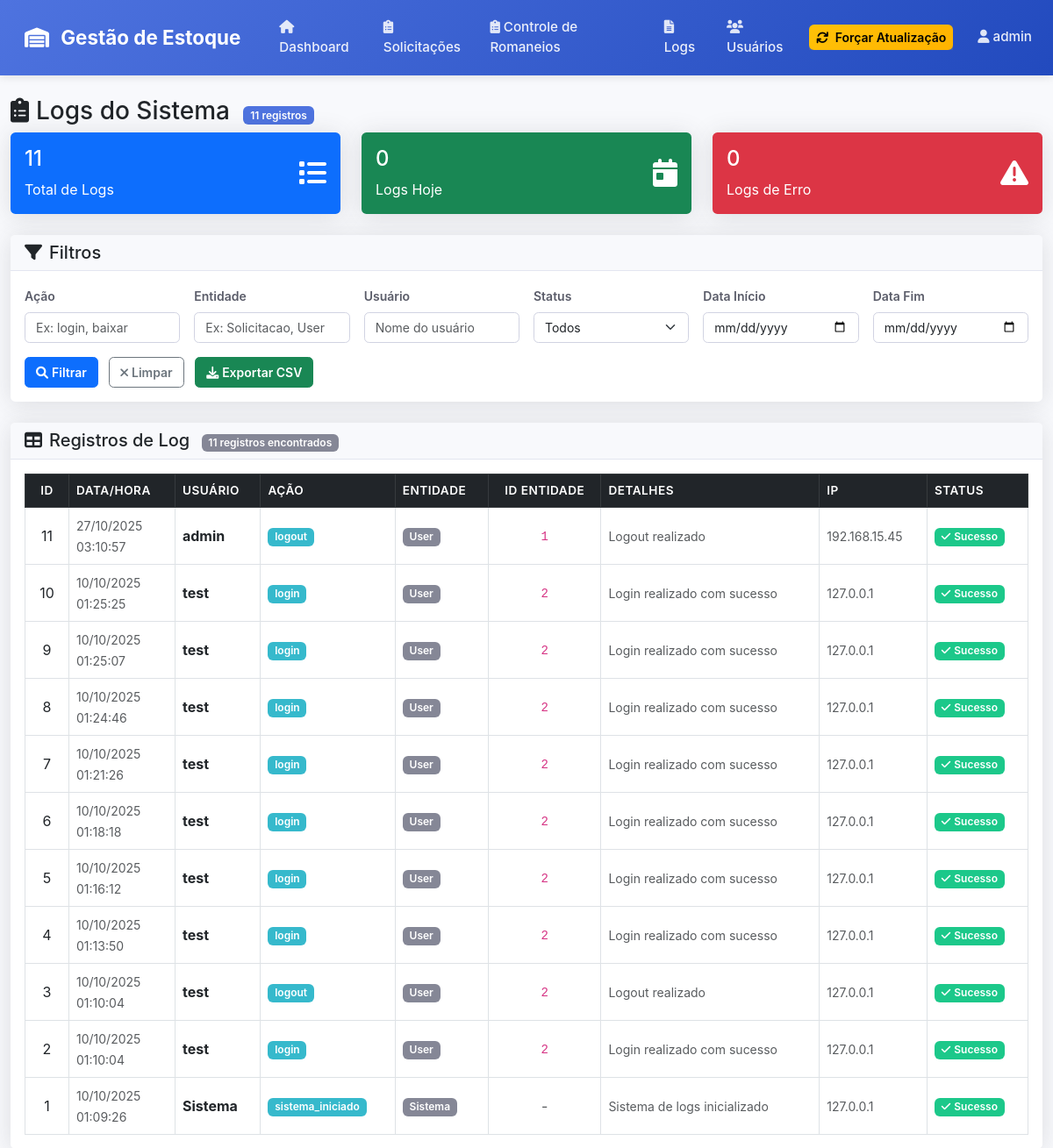
The app's page /logs (signed in) with its own data.
### app.py (models this page shows, shortened)
class User(UserMixin, db.Model):
    id = db.Column(db.Integer, primary_key=True)
    username = db.Column(db.String(80), unique=True, nullable=False)
    email = db.Column(db.String(120), unique=True, nullable=False)
    password_hash = db.Column(db.String(120), nullable=False)
    is_admin = db.Column(db.Boolean, default=False)
    is_active = db.Column(db.Boolean, default=True)
    created_at = db.Column(db.DateTime, default=datetime.utcnow)

class Log(db.Model):
    id = db.Column(db.Integer, primary_key=True)
    timestamp = db.Column(db.DateTime, default=datetime.utcnow, nullable=False)
    usuario_id = db.Column(db.Integer, db.ForeignKey('user.id'), nullable=False)
    usuario_nome = db.Column(db.String(80), nullable=False)
    acao = db.Column(db.String(50), nullable=False)  # login, logout, criar, editar, deletar, aprovar, etc.
    entidade = db.Column(db.String(50), nullable=False)  # Solicitacao, Produto, User, etc.
    entidade_id = db.Column(db.Integer, nullable=True)  # ID da entidade afetada
    detalhes = db.Column(db.Text, nullable=True)  # JSON com detalhes da operação
    ip_address = db.Column(db.String(45), nullable=True)  # Suporta IPv6
    user_agent = db.Column(db.String(500), nullable=True)
    status = db.Column(db.String(20), default='sucesso')  # sucesso, erro, aviso
    usuario = db.relationship('User', backref=db.backref('logs', lazy=True))

### app.py (the view)
@app.route('/logs')
@login_required
def logs():
    if not current_user.is_admin:
        flash('Apenas administradores podem acessar os logs', 'error')
        return redirect(url_for('index'))
    page = request.args.get('page', 1, type=int)
    per_page = 50
    acao_filter = request.args.get('acao', '')
    entidade_filter = request.args.get('entidade', '')
    usuario_filter = request.args.get('usuario', '')
    status_filter = request.args.get('status', '')
    data_inicio = request.args.get('data_inicio', '')
    data_fim = request.args.get('data_fim', '')
    query = Log.query
    if acao_filter:
        query = query.filter(Log.acao.contains(acao_filter))
    if entidade_filter:
        query = query.filter(Log.entidade.contains(entidade_filter))
    if usuario_filter:
        query = query.filter(Log.usuario_nome.contains(usuario_filter))
    if status_filter:
        query = query.filter(Log.status == status_filter)
    if data_inicio:
        try:
            data_inicio_obj = datetime.strptime(data_inicio, '%Y-%m-%d')
            query = query.filter(Log.timestamp >= data_inicio_obj)
        except ValueError:
            pass
    if data_fim:
        try:
            data_fim_obj = datetime.strptime(data_fim, '%Y-%m-%d')
            query = query.filter(Log.timestamp <= data_fim_obj)
        except ValueError:
            pass
    logs = query.order_by(Log.timestamp.desc()).paginate(
        page=page, per_page=per_page, error_out=False
    )
    total_logs = Log.query.count()
    logs_hoje = Log.query.filter(Log.timestamp >= datetime.now().replace(hour=0, minute=0, second=0, microsecond=0)).count()
    logs_erro = Log.query.filter(Log.status == 'erro').count()
    stats = {
        'total': total_logs,
        'hoje': logs_hoje,
        'erros': logs_erro
    }
    return render_template('logs.html',
                         logs=logs,
                         stats=stats,
                         acao_filter=acao_filter,
                         entidade_filter=entidade_filter,
                         usuario_filter=usuario_filter,
                         status_filter=status_filter,
                         data_inicio=data_inicio,
                         data_fim=data_fim)

### templates/logs.html (shortened to what this page needs)
{% extends "base.html" %}
{% block content %}
<div class="row">
    <div class="col-12">
        <h1 class="h3">
            <i class="fas fa-clipboard-list me-2"></i>Logs do Sistema
            <span class="badge bg-primary ms-2">{{ stats.total }} registros</span>
        </h1>
    </div>
</div>
<div class="row mb-4">
    <div class="col-md-4">
        <div class="card bg-primary text-white">
            <div class="card-body">
                <div class="d-flex justify-content-between">
                    <div>
                        <h4 class="card-title">{{ stats.total }}</h4>
                        <p class="card-text">Total de Logs</p>
                    </div>
                    <div class="align-self-center">
                        <i class="fas fa-list fa-2x"></i>
                    </div>
                </div>
            </div>
        </div>
    </div>
    <div class="col-md-4">
        <div class="card bg-success text-white">
            <div class="card-body">
                <div class="d-flex justify-content-between">
                    <div>
                        <h4 class="card-title">{{ stats.hoje }}</h4>
                        <p class="card-text">Logs Hoje</p>
                    </div>
                    <div class="align-self-center">
                        <i class="fas fa-calendar-day fa-2x"></i>
                    </div>
                </div>
            </div>
        </div>
    </div>
    <div class="col-md-4">
        <div class="card bg-danger text-white">
            <div class="card-body">
                <div class="d-flex justify-content-between">
                    <div>
                        <h4 class="card-title">{{ stats.erros }}</h4>
                        <p class="card-text">Logs de Erro</p>
                    </div>
                    <div class="align-self-center">
                        <i class="fas fa-exclamation-triangle fa-2x"></i>
                    </div>
                </div>
            </div>
        </div>
    </div>
</div>
<div class="row mb-4">
    <div class="col-12">
        <div class="card shadow">
            <div class="card-header">
                <h5 class="mb-0">
                    <i class="fas fa-filter me-2"></i>Filtros
                </h5>
            </div>
            <div class="card-body">
                <form method="GET" class="row g-3">
                    <div class="col-md-2">
                        <label for="acao" class="form-label">Ação</label>
                        <input type="text" class="form-control" id="acao" name="acao"
                               value="{{ acao_filter }}" placeholder="Ex: login, baixar">
                    </div>
                    <div class="col-md-2">
                        <label for="entidade" class="form-label">Entidade</label>
                        <input type="text" class="form-control" id="entidade" name="entidade"
                               value="{{ entidade_filter }}" placeholder="Ex: Solicitacao, User">
                    </div>
                    <div class="col-md-2">
                        <label for="usuario" class="form-label">Usuário</label>
                        <input type="text" class="form-control" id="usuario" name="usuario"
                               value="{{ usuario_filter }}" placeholder="Nome do usuário">
                    </div>
                    <div class="col-md-2">
                        <label for="status" class="form-label">Status</label>
                        <select class="form-select" id="status" name="status">
                            <option value="">Todos</option>
                        </select>
                    </div>
                    <div class="col-md-2">
                        <label for="data_inicio" class="form-label">Data Início</label>
                        <input type="date" class="form-control" id="data_inicio" name="data_inicio"
                               value="{{ data_inicio }}">
                    </div>
                    <div class="col-md-2">
                        <label for="data_fim" class="form-label">Data Fim</label>
                        <input type="date" class="form-control" id="data_fim" name="data_fim"
                               value="{{ data_fim }}">
                    </div>
                    <div class="col-12">
                        <button type="submit" class="btn btn-primary me-2">
                            <i class="fas fa-search me-1"></i>Filtrar
                        </button>
                        <a href="{{ url_for('logs') }}" class="btn btn-outline-secondary me-2">
                            <i class="fas fa-times me-1"></i>Limpar
                        </a>
                        <a href="{{ url_for('export_logs', acao=acao_filter, entidade=entidade_filter, usuario=usuario_filter, status=status_filter, data_inicio=data_inicio, data_fim=data_fim) }}"
                           class="btn btn-success">
                            <i class="fas fa-download me-1"></i>Exportar CSV
                        </a>
                    </div>
                </form>
            </div>
        </div>
    </div>
</div>
<div class="card shadow">
    <div class="card-header">
        <h5 class="mb-0">
            <i class="fas fa-table me-2"></i>Registros de Log
            <span class="badge bg-secondary ms-2">{{ logs.total }} registros encontrados</span>
        </h5>
    </div>
    <div class="card-body">
        <div class="table-responsive">
            <table class="table table-bordered table-hover">
                <thead class="table-dark">
                    <tr>
                        <th>ID</th>
                        <th>Data/Hora</th>
                        <th>Usuário</th>
                        <th>Ação</th>
                        <th>Entidade</th>
                        <th>ID Entidade</th>
                        <th>Detalhes</th>
                        <th>IP</th>
                        <th>Status</th>
                    </tr>
                </thead>
                <tbody>
                    {% for log in logs.items %}
                    <tr>
                        <td>{{ log.id }}</td>
                        <td>
                            <small class="text-muted">
                                {{ log.timestamp.strftime('%d/%m/%Y') if log.timestamp else '-' }}<br>
                                {{ log.timestamp.strftime('%H:%M:%S') if log.timestamp else '-' }}
                            </small>
                        </td>
                        <td>
                            <strong>{{ log.usuario_nome }}</strong>
                        </td>
                        <td>
                            <span class="badge bg-info">{{ log.acao }}</span>
                        </td>
                        <td>
                            <span class="badge bg-secondary">{{ log.entidade }}</span>
                        </td>
                        <td>
                            {% if log.entidade_id %}
                                <code>{{ log.entidade_id }}</code>
                            {% else %}
                                <span class="text-muted">-</span>
                            {% endif %}
                        </td>
                        <td>
                            {% if log.detalhes %}
                                <small class="text-muted">{{ log.detalhes[:100] }}{% if log.detalhes|length > 100 %}...{% endif %}</small>
                            {% else %}
                                <span class="text-muted">-</span>
                            {% endif %}
                        </td>
                        <td>
                            <small class="text-muted">{{ log.ip_address or '-' }}</small>
                        </td>
                        <td>
                            {% if log.status == 'sucesso' %}
                                <span class="badge bg-success">
                                    <i class="fas fa-check me-1"></i>Sucesso
                                </span>
                            {% elif log.status == 'erro' %}
                                <span class="badge bg-danger">
                                    <i class="fas fa-times me-1"></i>Erro
                                </span>
                            {% elif log.status == 'aviso' %}
                                <span class="badge bg-warning text-dark">
                                    <i class="fas fa-exclamation-triangle me-1"></i>Aviso
                                </span>
                            {% else %}
                                <span class="badge bg-secondary">{{ log.status }}</span>
                            {% endif %}
                        </td>
                    </tr>
                    {% endfor %}
                </tbody>
            </table>
        </div>
    </div>
</div>
{% endblock %}

### templates/base.html (shortened to what this page needs)
<!DOCTYPE html>
<html lang="pt-BR">
<head>
    <link href="https://cdn.jsdelivr.net/npm/bootstrap@5.3.0/dist/css/bootstrap.min.css" rel="stylesheet">
    <link href="https://cdnjs.cloudflare.com/ajax/libs/font-awesome/6.0.0/css/all.min.css" rel="stylesheet">
    <link href="{{ url_for('static', filename='css/style.css') }}" rel="stylesheet">
</head>
<body>
    <nav class="navbar navbar-expand-lg navbar-dark bg-primary">
        <div class="container-fluid">
            <a class="navbar-brand" href="{{ url_for('index') }}">
                <i class="fas fa-warehouse me-2"></i>
                Gestão de Estoque
            </a>
            <div class="collapse navbar-collapse" id="navbarNav">
                <ul class="navbar-nav me-auto">
                    <li class="nav-item">
                        <a class="nav-link" href="{{ url_for('index') }}">
                            <i class="fas fa-home me-1"></i>Dashboard
                        </a>
                    </li>
                    <li class="nav-item">
                        <a class="nav-link" href="{{ url_for('solicitacoes') }}">
                            <i class="fas fa-clipboard-list me-1"></i>Solicitações
                        </a>
                    </li>
                    <li class="nav-item">
                        <a class="nav-link" href="{{ url_for('controle_impressoes') }}">
                            <i class="fas fa-clipboard-list me-1"></i>Controle de Romaneios
                        </a>
                    </li>
                    {% if current_user.is_admin %}
                    <li class="nav-item">
                        <a class="nav-link" href="{{ url_for('logs') }}">
                            <i class="fas fa-file-alt me-1"></i>Logs
                        </a>
                    </li>
                    {% endif %}
                    {% if current_user.is_admin %}
                    <li class="nav-item">
                        <a class="nav-link" href="{{ url_for('listar_usuarios') }}">
                            <i class="fas fa-users me-1"></i>Usuários
                        </a>
                    </li>
                    {% endif %}
                </ul>
                <div class="navbar-nav me-3">
                    <button type="button" class="btn btn-sm btn-warning"
                            id="btnInvalidarCacheGlobal"
                            data-bs-toggle="tooltip" data-bs-placement="bottom"
                            title="Forçar atualização dos dados (use quando mudar status manualmente)">
                        <i class="fas fa-refresh me-1"></i>
                        Forçar Atualização
                    </button>
                </div>
                <ul class="navbar-nav">
                    <li class="nav-item">
                        <a class="nav-link" href="#" id="btnUserMenu" role="button">
                            <i class="fas fa-user me-1"></i>{{ current_user.username }}
                        </a>
                    </li>
                </ul>
            </div>
        </div>
    </nav>
    <div class="container-fluid mt-4">
        {% block content %}{% endblock %}
    </div>
</body>
</html>

### records on screen
User: username "admin"
Log: id "11", timestamp "27/10/2025", timestamp "03:10:57", usuario_nome "admin", acao "logout", entidade "User", entidade_id "1", detalhes "Logout realizado", ip_address "192.168.15.45", status "sucesso" (drawn)
Log: id "10", timestamp "10/10/2025", timestamp "01:25:25", usuario_nome "test", acao "login", entidade "User", entidade_id "2", detalhes "Login realizado com sucesso", ip_address "127.0.0.1", status "sucesso" (drawn)
Log: id "9", timestamp "10/10/2025", timestamp "01:25:07", usuario_nome "test", acao "login", entidade "User", entidade_id "2", detalhes "Login realizado com sucesso", ip_address "127.0.0.1", status "sucesso" (drawn)
Log: id "8", timestamp "10/10/2025", timestamp "01:24:46", usuario_nome "test", acao "login", entidade "User", entidade_id "2", detalhes "Login realizado com sucesso", ip_address "127.0.0.1", status "sucesso" (drawn)
Log: id "7", timestamp "10/10/2025", timestamp "01:21:26", usuario_nome "test", acao "login", entidade "User", entidade_id "2", detalhes "Login realizado com sucesso", ip_address "127.0.0.1", status "sucesso" (drawn)
Log: id "6", timestamp "10/10/2025", timestamp "01:18:18", usuario_nome "test", acao "login", entidade "User", entidade_id "2", detalhes "Login realizado com sucesso", ip_address "127.0.0.1", status "sucesso" (drawn)
Log: id "5", timestamp "10/10/2025", timestamp "01:16:12", usuario_nome "test", acao "login", entidade "User", entidade_id "2", detalhes "Login realizado com sucesso", ip_address "127.0.0.1", status "sucesso" (drawn)
Log: id "4", timestamp "10/10/2025", timestamp "01:13:50", usuario_nome "test", acao "login", entidade "User", entidade_id "2", detalhes "Login realizado com sucesso", ip_address "127.0.0.1", status "sucesso" (drawn)
Log: id "3", timestamp "10/10/2025", timestamp "01:10:04", usuario_nome "test", acao "logout", entidade "User", entidade_id "2", detalhes "Logout realizado", ip_address "127.0.0.1", status "sucesso" (drawn)
Log: id "2", timestamp "10/10/2025", timestamp "01:10:04", usuario_nome "test", acao "login", entidade "User", entidade_id "2", detalhes "Login realizado com sucesso", ip_address "127.0.0.1", status "sucesso" (drawn)
Log: id "1", timestamp "10/10/2025", timestamp "01:09:26", usuario_nome "Sistema", acao "sistema_iniciado", entidade "Sistema", detalhes "Sistema de logs inicializado", ip_address "127.0.0.1", status "sucesso" (drawn)

### other values on screen
{{ stats.total }} "11"
{{ stats.hoje }} "0"
{{ stats.erros }} "0"
{{ logs.total }} "11"
